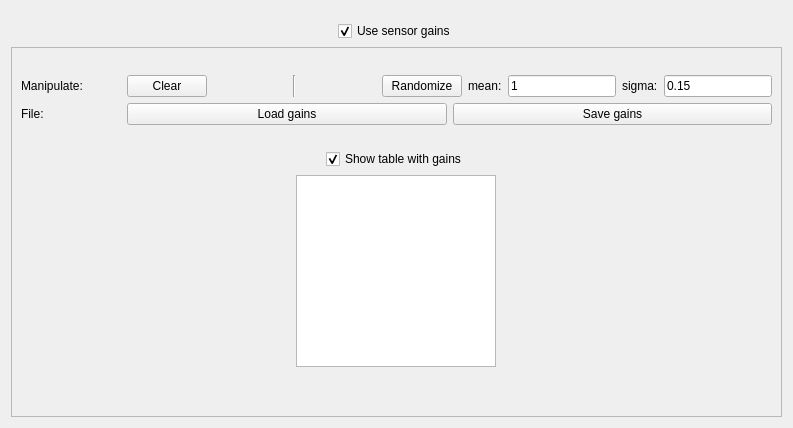
      <widget class="QWidget" name="tab_3">
       <attribute name="title">
        <string>Gains</string>
       </attribute>
       <layout class="QVBoxLayout" name="verticalLayout_6">
        <item>
         <spacer name="verticalSpacer_5">
          <property name="orientation">
           <enum>Qt::Orientation::Vertical</enum>
          </property>
          <property name="sizeType">
           <enum>QSizePolicy::Policy::Preferred</enum>
          </property>
          <property name="sizeHint" stdset="0">
           <size>
            <width>20</width>
            <height>10</height>
           </size>
          </property>
         </spacer>
        </item>
        <item>
         <layout class="QHBoxLayout" name="horizontalLayout_21">
          <item>
           <spacer name="horizontalSpacer_21">
            <property name="orientation">
             <enum>Qt::Orientation::Horizontal</enum>
            </property>
            <property name="sizeHint" stdset="0">
             <size>
              <width>40</width>
              <height>20</height>
             </size>
            </property>
           </spacer>
          </item>
          <item>
           <widget class="QCheckBox" name="cbGains">
            <property name="text">
             <string>Use sensor gains</string>
            </property>
            <property name="checked">
             <bool>true</bool>
            </property>
           </widget>
          </item>
          <item>
           <spacer name="horizontalSpacer_27">
            <property name="orientation">
             <enum>Qt::Orientation::Horizontal</enum>
            </property>
            <property name="sizeHint" stdset="0">
             <size>
              <width>40</width>
              <height>20</height>
             </size>
            </property>
           </spacer>
          </item>
         </layout>
        </item>
        <item>
         <widget class="QFrame" name="frGains">
          <property name="sizePolicy">
           <sizepolicy hsizetype="Preferred" vsizetype="Expanding">
            <horstretch>0</horstretch>
            <verstretch>0</verstretch>
           </sizepolicy>
          </property>
          <property name="frameShape">
           <enum>QFrame::Shape::StyledPanel</enum>
          </property>
          <property name="frameShadow">
           <enum>QFrame::Shadow::Raised</enum>
          </property>
          <layout class="QVBoxLayout" name="verticalLayout_7">
           <item>
            <spacer name="verticalSpacer_6">
             <property name="orientation">
              <enum>Qt::Orientation::Vertical</enum>
             </property>
             <property name="sizeType">
              <enum>QSizePolicy::Policy::Fixed</enum>
             </property>
             <property name="sizeHint" stdset="0">
              <size>
               <width>20</width>
               <height>18</height>
              </size>
             </property>
            </spacer>
           </item>
           <item>
            <layout class="QHBoxLayout" name="horizontalLayout_22">
             <property name="leftMargin">
              <number>0</number>
             </property>
             <property name="rightMargin">
              <number>0</number>
             </property>
             <item>
              <widget class="QLabel" name="label_40">
               <property name="minimumSize">
                <size>
                 <width>100</width>
                 <height>0</height>
                </size>
               </property>
               <property name="text">
                <string>Manipulate:</string>
               </property>
              </widget>
             </item>
             <item>
              <widget class="QPushButton" name="pbGains_Clear">
               <property name="font">
                <font>
                 <fontweight>DemiBold</fontweight>
                </font>
               </property>
               <property name="text">
                <string>Clear</string>
               </property>
              </widget>
             </item>
             <item>
              <spacer name="horizontalSpacer_28">
               <property name="orientation">
                <enum>Qt::Orientation::Horizontal</enum>
               </property>
               <property name="sizeHint" stdset="0">
                <size>
                 <width>80</width>
                 <height>20</height>
                </size>
               </property>
              </spacer>
             </item>
             <item>
              <widget class="Line" name="line_6">
               <property name="orientation">
                <enum>Qt::Orientation::Vertical</enum>
               </property>
              </widget>
             </item>
             <item>
              <spacer name="horizontalSpacer_29">
               <property name="orientation">
                <enum>Qt::Orientation::Horizontal</enum>
               </property>
               <property name="sizeHint" stdset="0">
                <size>
                 <width>80</width>
                 <height>20</height>
                </size>
               </property>
              </spacer>
             </item>
             <item>
              <widget class="QPushButton" name="pbGains_Randomize">
               <property name="font">
                <font>
                 <fontweight>DemiBold</fontweight>
                </font>
               </property>
               <property name="text">
                <string>Randomize</string>
               </property>
              </widget>
             </item>
             <item>
              <widget class="QLabel" name="label_35">
               <property name="text">
                <string>mean:</string>
               </property>
              </widget>
             </item>
             <item>
              <widget class="QLineEdit" name="ledGains_Mean">
               <property name="text">
                <string>1</string>
               </property>
              </widget>
             </item>
             <item>
              <widget class="QLabel" name="label_38">
               <property name="text">
                <string>sigma:</string>
               </property>
              </widget>
             </item>
             <item>
              <widget class="QLineEdit" name="ledGains_Sigma">
               <property name="text">
                <string>0.15</string>
               </property>
              </widget>
             </item>
            </layout>
           </item>
           <item>
            <layout class="QHBoxLayout" name="horizontalLayout_23">
             <property name="leftMargin">
              <number>0</number>
             </property>
             <property name="rightMargin">
              <number>0</number>
             </property>
             <item>
              <widget class="QLabel" name="label_41">
               <property name="minimumSize">
                <size>
                 <width>100</width>
                 <height>0</height>
                </size>
               </property>
               <property name="maximumSize">
                <size>
                 <width>100</width>
                 <height>16777215</height>
                </size>
               </property>
               <property name="text">
                <string>File:</string>
               </property>
              </widget>
             </item>
             <item>
              <widget class="QPushButton" name="pbGains_Load">
               <property name="font">
                <font>
                 <fontweight>DemiBold</fontweight>
                </font>
               </property>
               <property name="toolTip">
                <string>One line per sensor, can be either the sensor gain directly or first the sensor index then gain, separated with a space, comma or tab</string>
               </property>
               <property name="text">
                <string>Load gains</string>
               </property>
              </widget>
             </item>
             <item>
              <widget class="QPushButton" name="pbGains_Save">
               <property name="font">
                <font>
                 <fontweight>DemiBold</fontweight>
                </font>
               </property>
               <property name="contextMenuPolicy">
                <enum>Qt::ContextMenuPolicy::CustomContextMenu</enum>
               </property>
               <property name="toolTip">
                <string>Left-click: save a column of gain values; right-click: save two columns, first is the sensor index, the secomd is the gain</string>
               </property>
               <property name="text">
                <string>Save gains</string>
               </property>
              </widget>
             </item>
            </layout>
           </item>
           <item>
            <spacer name="verticalSpacer_7">
             <property name="orientation">
              <enum>Qt::Orientation::Vertical</enum>
             </property>
             <property name="sizeType">
              <enum>QSizePolicy::Policy::Fixed</enum>
             </property>
             <property name="sizeHint" stdset="0">
              <size>
               <width>20</width>
               <height>18</height>
              </size>
             </property>
            </spacer>
           </item>
           <item alignment="Qt::AlignmentFlag::AlignHCenter">
            <widget class="QCheckBox" name="cbGains_ShowTable">
             <property name="text">
              <string>Show table with gains</string>
             </property>
             <property name="checked">
              <bool>true</bool>
             </property>
            </widget>
           </item>
           <item alignment="Qt::AlignmentFlag::AlignHCenter">
            <widget class="QTableWidget" name="twGains">
             <property name="sizePolicy">
              <sizepolicy hsizetype="Expanding" vsizetype="Expanding">
               <horstretch>0</horstretch>
               <verstretch>0</verstretch>
              </sizepolicy>
             </property>
             <property name="maximumSize">
              <size>
               <width>200</width>
               <height>16777215</height>
              </size>
             </property>
             <attribute name="horizontalHeaderVisible">
              <bool>false</bool>
             </attribute>
             <column>
              <property name="text">
               <string>Gains</string>
              </property>
             </column>
            </widget>
           </item>
           <item>
            <spacer name="spGainLower">
             <property name="orientation">
              <enum>Qt::Orientation::Vertical</enum>
             </property>
             <property name="sizeHint" stdset="0">
              <size>
               <width>20</width>
               <height>40</height>
              </size>
             </property>
            </spacer>
           </item>
          </layout>
         </widget>
        </item>
       </layout>
      </widget>
